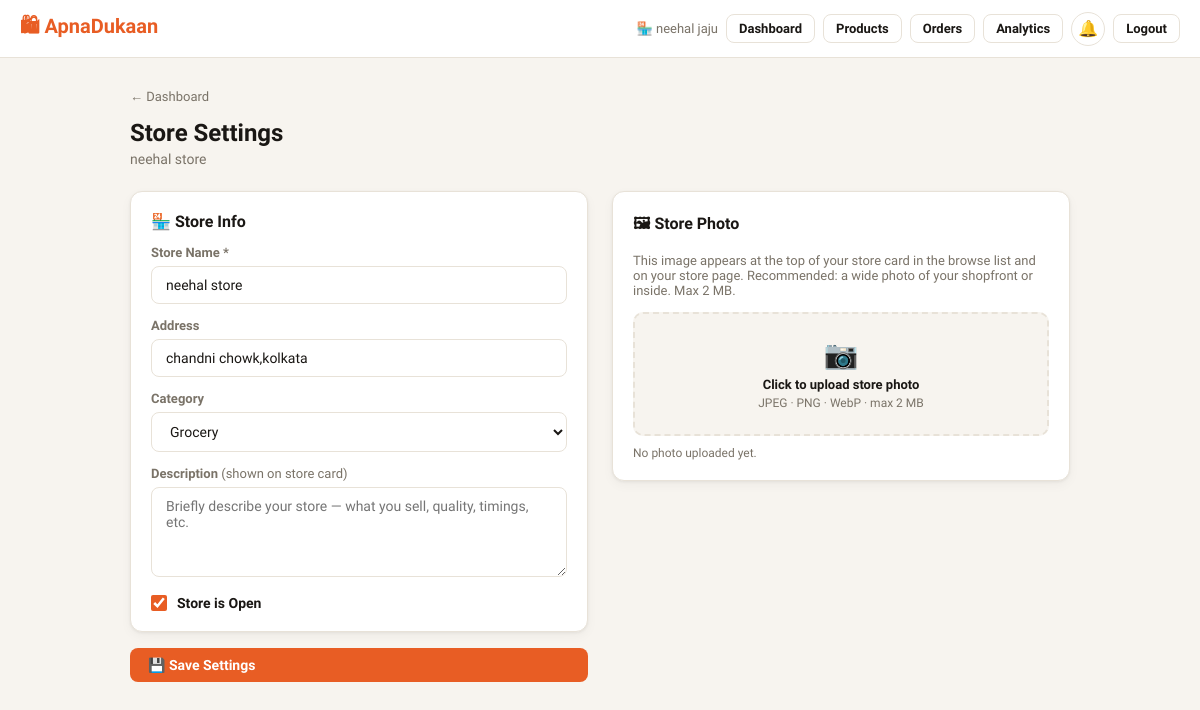
The page /owner/store/settings (signed in) on the database its author committed.
### tables this page shows
CREATE TABLE stores(store_id TEXT PRIMARY KEY,owner_id TEXT NOT NULL,
  name TEXT NOT NULL,owner_name TEXT NOT NULL,address TEXT NOT NULL DEFAULT'',
  category TEXT NOT NULL DEFAULT'General',qr_code TEXT NOT NULL,
  points INTEGER NOT NULL DEFAULT 0,is_open INTEGER NOT NULL DEFAULT 1,
  is_approved INTEGER NOT NULL DEFAULT 1,
  description TEXT NOT NULL DEFAULT'',
  image_b64 TEXT,image_mime TEXT NOT NULL DEFAULT'image/jpeg',
  created_at TEXT NOT NULL DEFAULT(datetime('now')), latitude REAL, longitude REAL,
  FOREIGN KEY(owner_id) REFERENCES owners(owner_id));

### app.py (the view, shortened to what this page needs)
    @app.route("/owner/store/settings",methods=["GET","POST"])
    @owner_required
    def owner_store_settings():
        sid=session["store_id"]; conn=get_db()
        store=conn.execute("SELECT * FROM stores WHERE store_id=?",(sid,)).fetchone()
        return render_template("owner_store_settings.html",store=store,categories=STORE_CATEGORIES)

### app.py (called while the page is built)
def _register_db_hooks(app):
    @app.teardown_appcontext
    def close_db(exc=None):
        db = g.pop("db", None)
        if db: db.close()

def get_db():
    if "db" not in g:
        from flask import current_app
        g.db = sqlite3.connect(current_app.config["DB_PATH"], timeout=30, check_same_thread=False)
        g.db.row_factory = sqlite3.Row
        for pragma in ("PRAGMA journal_mode=WAL","PRAGMA busy_timeout=30000",
                       "PRAGMA synchronous=NORMAL","PRAGMA foreign_keys=ON"):
            g.db.execute(pragma)
    return g.db

def get_unread_count(recipient_type, recipient_id):
    try:
        r = get_db().execute(
            "SELECT COUNT(*) FROM notifications WHERE recipient_type=? AND recipient_id=? AND is_read=0",
            (recipient_type, recipient_id)).fetchone()
        return r[0] if r else 0
    except Exception:
        return 0

def owner_required(f):
    @wraps(f)
    def d(*a,**kw):
        if not session.get("owner_id"):
            flash("Please log in to access your store dashboard.","error")
            return redirect(url_for("owner_login"))
        return f(*a,**kw)
    return d

def _register_security_headers(app):
    @app.after_request
    def add_headers(response):
        h = response.headers
        h["X-Content-Type-Options"]="nosniff"; h["X-Frame-Options"]="SAMEORIGIN"
        h["X-XSS-Protection"]="1; mode=block"; h["Referrer-Policy"]="strict-origin-when-cross-origin"
        h["Permissions-Policy"]="geolocation=(self),microphone=(),camera=()"
        if app.config.get("SESSION_COOKIE_SECURE"):
            h["Strict-Transport-Security"]="max-age=31536000; includeSubDomains"
        if request.path.startswith(("/owner/","/my-","/control-panel/")):
            h["Cache-Control"]="no-store,no-cache,must-revalidate,private"
        return response

### templates/owner_store_settings.html (shortened to what this page needs)
{% extends "base.html" %}
{% block content %}
<div style="margin-bottom:14px;"><a href="/owner/dashboard" style="font-size:13px;color:var(--muted);">← Dashboard</a></div>
<h1 class="page-title">Store Settings</h1>
<p class="page-subtitle">{{ store.name }}</p>
<form method="POST" action="/owner/store/settings" enctype="multipart/form-data">
  <div class="grid2" style="gap:24px;align-items:start;">
    <div>
      <div class="card" style="margin-bottom:16px;">
        <div style="font-weight:700;margin-bottom:14px;">🏪 Store Info</div>
        <div class="form-group">
          <label class="form-label">Store Name *</label>
          <input class="form-input" name="name" value="{{ store.name }}" required>
        </div>
        <div class="form-group">
          <label class="form-label">Address</label>
          <input class="form-input" name="address" value="{{ store.address }}">
        </div>
        <div class="form-group">
          <label class="form-label">Category</label>
          <select class="form-select" name="category">
            {% for c in categories %}
            <option value="{{ c }}" {% if store.category == c %}selected{% endif %}>{{ c }}</option>
            {% endfor %}
          </select>
        </div>
        <div class="form-group">
          <label class="form-label">Description <span style="font-weight:400;color:var(--muted);">(shown on store card)</span></label>
          <textarea class="form-textarea" name="description" style="min-height:90px;"
                    placeholder="Briefly describe your store — what you sell, quality, timings, etc.">{{ store.description or '' }}</textarea>
        </div>
        <div class="form-group" style="margin-bottom:0;">
          <label style="display:flex;align-items:center;gap:10px;cursor:pointer;">
            <input type="checkbox" name="is_open" {% if store.is_open %}checked{% endif %}
                   style="width:16px;height:16px;accent-color:var(--orange);">
            <span style="font-size:14px;font-weight:600;">Store is Open</span>
          </label>
        </div>
      </div>
      <button class="btn btn-primary" type="submit" style="width:100%;">💾 Save Settings</button>
    </div>
    <div>
      <div class="card">
        <div style="font-weight:700;margin-bottom:14px;">🖼 Store Photo</div>
        <p style="font-size:13px;color:var(--muted);margin-bottom:14px;">
          This image appears at the top of your store card in the browse list and on your store page.
          Recommended: a wide photo of your shopfront or inside. Max 2 MB.
        </p>
        <div class="img-drop" onclick="document.getElementById('store-img-inp').click()">
          <div style="font-size:28px;margin-bottom:6px;">📷</div>
          <div style="font-size:13px;font-weight:600;">Click to upload store photo</div>
          <div style="font-size:12px;color:var(--muted);margin-top:4px;">JPEG · PNG · WebP · max 2 MB</div>
        </div>
        {% if store.image_b64 %}
        <img
             id="store-img-preview"
             style="width:100%;border-radius:10px;object-fit:cover;max-height:200px;margin-top:12px;"
             alt="Store photo">
        <div style="font-size:12px;color:var(--muted);margin-top:6px;">Current photo — upload a new one to replace it.</div>
        {% else %}
        <div style="font-size:12px;color:var(--muted);margin-top:10px;">No photo uploaded yet.</div>
        {% endif %}
      </div>
    </div>
  </div>
</form>
{% endblock %}

### templates/base.html (shortened to what this page needs)
<!DOCTYPE html>
<html lang="en">
<head>
</head>
<body>
<nav class="nav">
  <a href="/" class="nav-brand">🛍 ApnaDukaan</a>
  <div class="nav-actions">
    <div id="nav-menu" class="nav-menu">
      {% if session.customer_name %}
      <span class="nav-user">👤 {{ session.customer_name }}</span>
      <form action="/search_product" method="GET" class="nav-search">
        <input
          type="text"
          name="q"
          placeholder="Search products..."
          class="nav-search-input"
        >
      </form>
      <a href="/my-orders" class="btn btn-outline btn-sm">🛒 My Orders</a>
      <a href="/my-points" class="btn btn-outline btn-sm">⭐ Points</a>
      <a href="/scan" class="btn btn-outline btn-sm">📷 Scan</a>
      {% if cart_count > 0 %}
        <span class="points-pill">🛒 {{ cart_count }} · ₹{{ cart_total }}</span>
      {% endif %}
      <a href="/notifications" class="notif-bell nav-item nav-highlight" title="Notifications">
        🔔<span class="notif-label"> Notifications</span>{% if notif_count > 0 %}<span class="notif-dot">{{ notif_count if notif_count < 100 else '99+' }}</span>{% endif %}
      </a>
      <a href="/customer/logout" class="btn btn-outline btn-sm">Logout</a>
    {% elif session.owner_id %}
      <span class="nav-user">🏪 {{ owner_name }}</span>
      <a href="/owner/dashboard" class="btn btn-outline btn-sm">Dashboard</a>
      <a href="/owner/products" class="btn btn-outline btn-sm">Products</a>
      <a href="/owner/orders" class="btn btn-outline btn-sm">Orders</a>
      <a href="/owner/analytics" class="btn btn-outline btn-sm">Analytics</a>
      <a href="/owner/notifications" class="notif-bell nav-item nav-highlight" title="Notifications">
        🔔<span class="notif-label"> Notifications</span>{% if notif_count > 0 %}<span class="notif-dot">{{ notif_count if notif_count < 100 else '99+' }}</span>{% endif %}
      </a>
      <a href="/owner/logout" class="btn btn-outline btn-sm">Logout</a>
    {% endif %}
    </div>
    </div>
</nav>
<div class="container">
  {% block content %}{% endblock %}
</div>
</body>
</html>

### templates/base.html (style rules this page uses)
:root { --bg:#F7F4EF;--card:#fff;--border:#E8E2D8;--text:#1A1714;--muted:#7A7368; --orange:#E85D24;--ol:#FEF0E9;--green:#1D9E75;--gl:#EAF7F1;--blue:#185FA5;--bl:#EBF3FC; --red:#D42B2B;--rl:#FEF0F0;--yellow:#CA8A04;--yl:#FEFCE8;--r:12px; --sh:0 1px 3px rgba(0,0,0,.06),0 4px 12px rgba(0,0,0,.04); }
* { box-sizing:border-box;margin:0;padding:0; }
body { font-family:'Plus Jakarta Sans',sans-serif;background:var(--bg);color:var(--text);min-height:100vh; }
a { color:inherit;text-decoration:none; }
.nav { background:var(--card);border-bottom:1px solid var(--border);padding:0 20px; display:flex;align-items:center;justify-content:space-between;height:58px;position:sticky;top:0;z-index:100; }
.nav-brand { font-size:20px;font-weight:700;color:var(--orange); }
.nav-actions { display:flex;align-items:center;gap:8px;flex-wrap:wrap; }
.nav-user { font-size:13px;color:var(--muted); }
.container { max-width:980px;margin:0 auto;padding:28px 20px; }
.page-title { font-size:24px;font-weight:700;margin-bottom:4px; }
.page-subtitle { font-size:14px;color:var(--muted);margin-bottom:24px; }
.card { background:var(--card);border:1px solid var(--border);border-radius:var(--r);padding:20px;box-shadow:var(--sh); }
.btn { display:inline-flex;align-items:center;gap:6px;padding:9px 18px;border-radius:8px; font-size:14px;font-weight:600;cursor:pointer;border:none;transition:all .15s;font-family:inherit; }
.btn-primary { background:var(--orange);color:#fff; }
.btn-outline { background:transparent;border:1.5px solid var(--border);color:var(--text); }
.btn-sm { padding:6px 12px;font-size:13px; }
.grid2 { display:grid;grid-template-columns:1fr 1fr;gap:16px; }
.form-group { margin-bottom:14px; }
.form-label { font-size:13px;font-weight:600;color:var(--muted);margin-bottom:6px;display:block; }
.form-input,.form-select,.form-textarea { width:100%;padding:10px 14px;border:1.5px solid var(--border); border-radius:8px;font-size:14px;font-family:inherit;background:var(--card);color:var(--text);transition:border .15s; }
.form-textarea { resize:vertical;min-height:80px; }
.notif-bell { position:relative;display:inline-flex;align-items:center;justify-content:center; width:34px;height:34px;border-radius:50%;border:1.5px solid var(--border); background:var(--card);cursor:pointer;font-size:16px;transition:all .15s; }
.nav-menu { display: flex;align-items: center;gap: 8px }

### templates/owner_store_settings.html (style rules this page uses)
.img-drop { border:2px dashed var(--border);border-radius:10px;padding:24px;text-align:center; cursor:pointer;transition:border-color .15s;background:var(--bg); }

### rows shown on the page
stores: owner_name "neehal jaju", name "neehal store", address "chandni chowk,kolkata", category "Grocery", is_open "☑"
